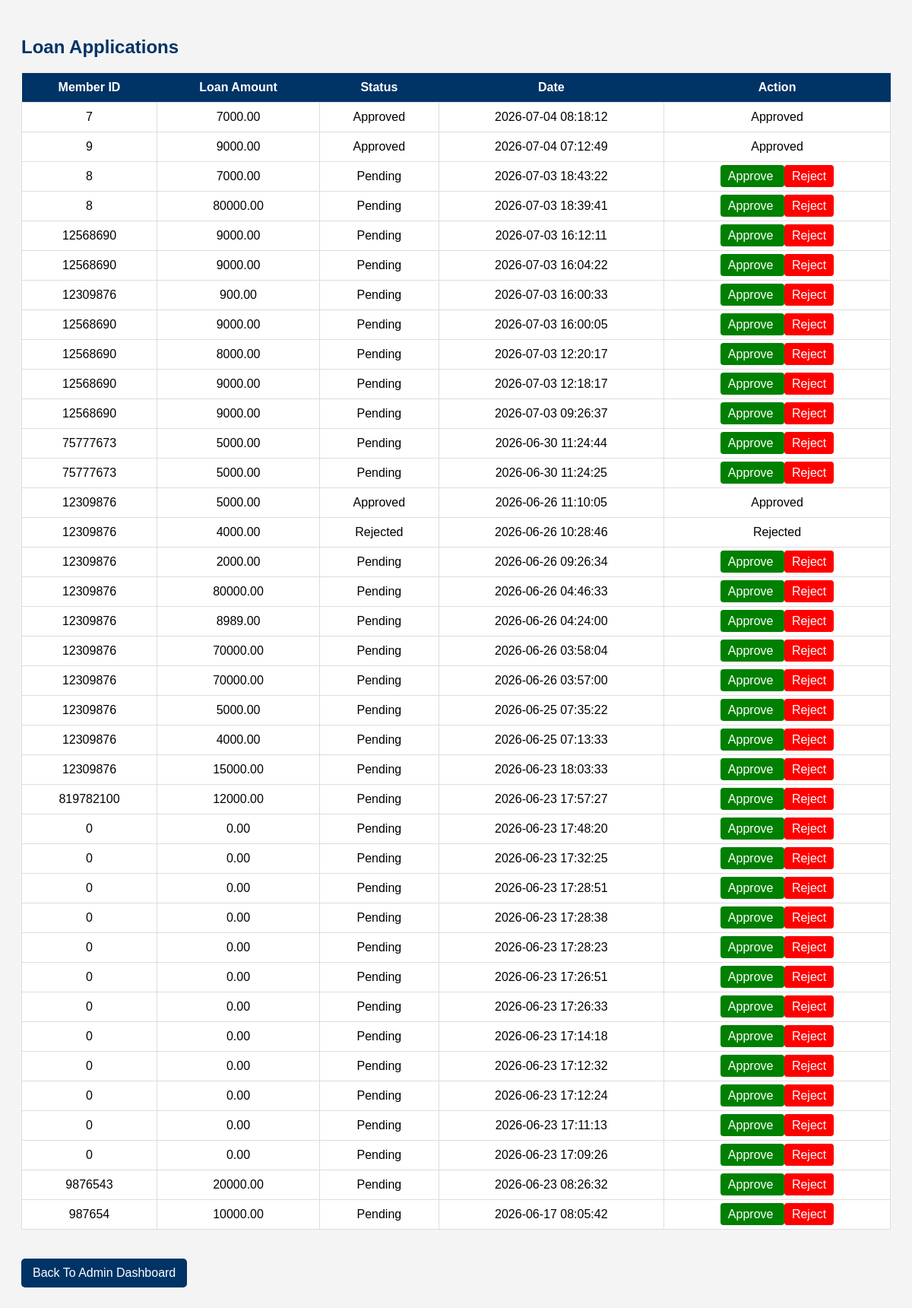
Screenshot of /admin_loan.php with the database file from the repository.
### tables this page shows
CREATE TABLE `loan_applications` (
  `id` int(11) NOT NULL,
  `member_id` int(11) DEFAULT NULL,
  `loan_amount` decimal(10,2) DEFAULT NULL,
  `status` varchar(20) DEFAULT 'Pending',
  `attendance` int(11) DEFAULT NULL,
  `participation` int(11) DEFAULT NULL,
  `contribution_amount` decimal(10,2) DEFAULT NULL,
  `eligible_amount` decimal(10,2) DEFAULT NULL,
  `created_at` timestamp NOT NULL DEFAULT current_timestamp()
);

### admin_loan.php (the view, shortened to what this page needs)
<?php
include 'php/connection.php';
$result = mysqli_query($conn,
"SELECT * FROM loan_applications
ORDER BY created_at DESC");
?><!DOCTYPE html><html>
<head>
</head><body><h2>Loan Applications</h2><table><tr>
    <th>Member ID</th>
    <th>Loan Amount</th>
    <th>Status</th>
    <th>Date</th>
    <th>Action</th>
</tr><?php while($row = mysqli_fetch_assoc($result)){ ?><tr><td><?php echo $row['member_id']; ?></td>
<td><?php echo $row['loan_amount']; ?></td>
<td><?php echo $row['status']; ?></td>
<td><?php echo $row['created_at']; ?></td>
<td>
<?php if($row['status'] == 'Pending'){ ?>
    <a class="approve-btn"
       href="approve.php?id=<?php echo $row['id']; ?>">
       Approve
    </a>
    <a class="reject-btn"
       href="reject.php?id=<?php echo $row['id']; ?>">
       Reject
    </a>
<?php } else { ?>
    <?php echo $row['status']; ?>
<?php } ?>
</td>
</tr><?php } ?></table><br><a href="dashboard.php" class="back-btn">
Back To Admin Dashboard
</a></body>
</html>

### admin_loan.php (style rules this page uses)
body { font-family:Arial; background:#f4f4f4; padding:20px; }
h2 { color:#003366; }
table { width:100%; border-collapse:collapse; background:white; }
th { background:#003366; color:white; padding:10px; }
td { border:1px solid #ddd; padding:10px; text-align:center; }
.approve-btn { background:green; color:white; padding:6px 10px; text-decoration:none; border-radius:4px; }
.reject-btn { background:red; color:white; padding:6px 10px; text-decoration:none; border-radius:4px; }
.back-btn { display:inline-block; margin-top:20px; background:#003366; color:white; padding:10px 15px; text-decoration:none; border-radius:5px; }

### rows the page displays
loan_applications: member "7", loan_amount "7000.00", status "Approved", created_at "2026-07-04 08:18:12"
loan_applications: member "9", loan_amount "9000.00", status "Approved", created_at "2026-07-04 07:12:49"
loan_applications: member "8", loan_amount "7000.00", status "Pending", created_at "2026-07-03 18:43:22"
loan_applications: member "8", loan_amount "80000.00", status "Pending", created_at "2026-07-03 18:39:41"
loan_applications: member "12568690", loan_amount "9000.00", status "Pending", created_at "2026-07-03 16:12:11"
loan_applications: member "12568690", loan_amount "9000.00", status "Pending", created_at "2026-07-03 16:04:22"
loan_applications: member "12309876", loan_amount "900.00", status "Pending", created_at "2026-07-03 16:00:33"
loan_applications: member "12568690", loan_amount "9000.00", status "Pending", created_at "2026-07-03 16:00:05"
loan_applications: member "12568690", loan_amount "8000.00", status "Pending", created_at "2026-07-03 12:20:17"
loan_applications: member "12568690", loan_amount "9000.00", status "Pending", created_at "2026-07-03 12:18:17"
loan_applications: member "12568690", loan_amount "9000.00", status "Pending", created_at "2026-07-03 09:26:37"
loan_applications: member "75777673", loan_amount "5000.00", status "Pending", created_at "2026-06-30 11:24:44"
loan_applications: member "75777673", loan_amount "5000.00", status "Pending", created_at "2026-06-30 11:24:25"
loan_applications: member "12309876", loan_amount "5000.00", status "Approved", created_at "2026-06-26 11:10:05"
loan_applications: member "12309876", loan_amount "4000.00", status "Rejected", created_at "2026-06-26 10:28:46"
loan_applications: member "12309876", loan_amount "2000.00", status "Pending", created_at "2026-06-26 09:26:34"
loan_applications: member "12309876", loan_amount "80000.00", status "Pending", created_at "2026-06-26 04:46:33"
loan_applications: member "12309876", loan_amount "8989.00", status "Pending", created_at "2026-06-26 04:24:00"
loan_applications: member "12309876", loan_amount "70000.00", status "Pending", created_at "2026-06-26 03:58:04"
loan_applications: member "12309876", loan_amount "70000.00", status "Pending", created_at "2026-06-26 03:57:00"
loan_applications: member "12309876", loan_amount "5000.00", status "Pending", created_at "2026-06-25 07:35:22"
loan_applications: member "12309876", loan_amount "4000.00", status "Pending", created_at "2026-06-25 07:13:33"
loan_applications: member "12309876", loan_amount "15000.00", status "Pending", created_at "2026-06-23 18:03:33"
loan_applications: member "819782100", loan_amount "12000.00", status "Pending", created_at "2026-06-23 17:57:27"
loan_applications: member "0", loan_amount "0.00", status "Pending", created_at "2026-06-23 17:48:20"
loan_applications: member "0", loan_amount "0.00", status "Pending", created_at "2026-06-23 17:32:25"
loan_applications: member "0", loan_amount "0.00", status "Pending", created_at "2026-06-23 17:28:51"
loan_applications: member "0", loan_amount "0.00", status "Pending", created_at "2026-06-23 17:28:38"
loan_applications: member "0", loan_amount "0.00", status "Pending", created_at "2026-06-23 17:28:23"
loan_applications: member "0", loan_amount "0.00", status "Pending", created_at "2026-06-23 17:26:51"
loan_applications: member "0", loan_amount "0.00", status "Pending", created_at "2026-06-23 17:26:33"
loan_applications: member "0", loan_amount "0.00", status "Pending", created_at "2026-06-23 17:14:18"
loan_applications: member "0", loan_amount "0.00", status "Pending", created_at "2026-06-23 17:12:32"
loan_applications: member "0", loan_amount "0.00", status "Pending", created_at "2026-06-23 17:12:24"
loan_applications: member "0", loan_amount "0.00", status "Pending", created_at "2026-06-23 17:11:13"
loan_applications: member "0", loan_amount "0.00", status "Pending", created_at "2026-06-23 17:09:26"
loan_applications: member "9876543", loan_amount "20000.00", status "Pending", created_at "2026-06-23 08:26:32"
loan_applications: member "987654", loan_amount "10000.00", status "Pending", created_at "2026-06-17 08:05:42"
